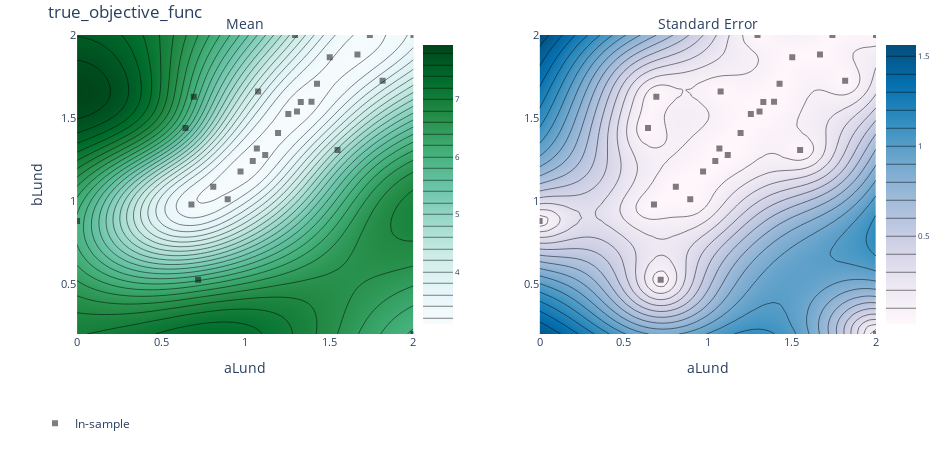

Write notebook code for a chart like this one.
### Code cell
import plotly.graph_objects as go

# fig = go.Figure()
# fig.add_trace(
render(ax_client.get_contour_plot())
# )


# fig.show()
# fig.write_image("images/Lund_a_b_countour.pdf")

### Figure 1 — Plotly figure (JSON) as saved in the notebook; plotly's stock layout.template omitted (floating-point values rounded to 4 significant figures; data arrays with more than 128 entries replaced by an {"elided": "..."} marker saying what was removed)
{"data": [{"autocolorscale": false, "autocontour": true, "colorbar": {"tickfont": {"size": 8}, "ticksuffix": "", "x": 0.45, "y": 0.5}, "colorscale": [[0, "rgb(247,252,253)"], [0.125, "rgb(229,245,249)"], [0.25, "rgb(204,236,230)"], [0.375, "rgb(153,216,201)"], [0.5, "rgb(102,194,164)"], [0.625, "rgb(65,174,118)"], [0.75, "rgb(35,139,69)"], [0.875, "rgb(0,109,44)"], [1, "rgb(0,68,27)"]], "contours": {"coloring": "heatmap", "end": 7.8, "size": 0.2, "start": 3.2}, "hoverinfo": "x+y+z", "ncontours": 25, "type": "contour", "x": [0, 0.04082, 0.08163, 0.1224, 0.1633, 0.2041, 0.2449, 0.2857, 0.3265, 0.3673, 0.4082, 0.449, 0.4898, 0.5306, 0.5714, 0.6122, 0.6531, 0.6939, 0.7347, 0.7755, 0.8163, 0.8571, 0.898, 0.9388, 0.9796, 1.02, 1.061, 1.102, 1.143, 1.184, 1.224, 1.265, 1.306, 1.347, 1.388, 1.429, 1.469, 1.51, 1.551, 1.592, 1.633, 1.673, 1.714, 1.755, 1.796, 1.837, 1.878, 1.918, 1.959, 2], "xaxis": "x", "y": [0.2, 0.2367, 0.2735, 0.3102, 0.3469, 0.3837, 0.4204, 0.4571, 0.4939, 0.5306, 0.5673, 0.6041, 0.6408, 0.6776, 0.7143, 0.751, 0.7878, 0.8245, 0.8612, 0.898, 0.9347, 0.9714, 1.008, 1.045, 1.082, 1.118, 1.155, 1.192, 1.229, 1.265, 1.302, 1.339, 1.376, 1.412, 1.449, 1.486, 1.522, 1.559, 1.596, 1.633, 1.669, 1.706, 1.743, 1.78, 1.816, 1.853, 1.89, 1.927, 1.963, 2], "yaxis": "y", "z": {"elided": "50x50 float values"}, "zauto": true, "zmax": 7.943, "zmin": -7.943}, {"autocolorscale": false, "autocontour": true, "colorbar": {"tickfont": {"size": 8}, "ticksuffix": "", "x": 1, "y": 0.5}, "colorscale": [[0, "rgb(255,247,251)"], [0.1429, "rgb(236,231,242)"], [0.2857, "rgb(208,209,230)"], [0.4286, "rgb(166,189,219)"], [0.5714, "rgb(116,169,207)"], [0.7143, "rgb(54,144,192)"], [0.8571, "rgb(5,112,176)"], [1, "rgb(3,78,123)"]], "contours": {"coloring": "heatmap", "end": 1.5, "size": 0.1, "start": 0.1}, "hoverinfo": "x+y+z", "ncontours": 25, "type": "contour", "x": [0, 0.04082, 0.08163, 0.1224, 0.1633, 0.2041, 0.2449, 0.2857, 0.3265, 0.3673, 0.4082, 0.449, 0.4898, 0.5306, 0.5714, 0.6122, 0.6531, 0.6939, 0.7347, 0.7755, 0.8163, 0.8571, 0.898, 0.9388, 0.9796, 1.02, 1.061, 1.102, 1.143, 1.184, 1.224, 1.265, 1.306, 1.347, 1.388, 1.429, 1.469, 1.51, 1.551, 1.592, 1.633, 1.673, 1.714, 1.755, 1.796, 1.837, 1.878, 1.918, 1.959, 2], "xaxis": "x2", "y": [0.2, 0.2367, 0.2735, 0.3102, 0.3469, 0.3837, 0.4204, 0.4571, 0.4939, 0.5306, 0.5673, 0.6041, 0.6408, 0.6776, 0.7143, 0.751, 0.7878, 0.8245, 0.8612, 0.898, 0.9347, 0.9714, 1.008, 1.045, 1.082, 1.118, 1.155, 1.192, 1.229, 1.265, 1.302, 1.339, 1.376, 1.412, 1.449, 1.486, 1.522, 1.559, 1.596, 1.633, 1.669, 1.706, 1.743, 1.78, 1.816, 1.853, 1.89, 1.927, 1.963, 2], "yaxis": "y2", "z": {"elided": "50x50 float values"}}, {"hoverinfo": "text", "legendgroup": "In-sample", "marker": {"color": "black", "opacity": 0.5, "symbol": 1}, "mode": "markers", "name": "In-sample", "text": ["Arm 0_0<br>true_objective_func: 3.23127 (SEM: None)<br>aLund: 0.68<br>bLund: 0.98", "Arm 1_0<br>true_objective_func: 3.2866 (SEM: None)<br>aLund: 0.895622<br>bLund: 1.01084", "Arm 2_0<br>true_objective_func: 4.63776 (SEM: None)<br>aLund: 1.5487<br>bLund: 1.30834", "Arm 3_0<br>true_objective_func: 3.97608 (SEM: None)<br>aLund: 1.07639<br>bLund: 1.66058", "Arm 4_0<br>true_objective_func: 6.24963 (SEM: None)<br>aLund: 0.694004<br>bLund: 1.62751", "Arm 5_0<br>true_objective_func: 5.6979 (SEM: None)<br>aLund: 0.644671<br>bLund: 1.43971", "Arm 6_0<br>true_objective_func: 6.36688 (SEM: None)<br>aLund: 0.719784<br>bLund: 0.526743", "Arm 7_0<br>true_objective_func: 3.22902 (SEM: None)<br>aLund: 1.5021<br>bLund: 1.86652", "Arm 8_0<br>true_objective_func: 3.47454 (SEM: None)<br>aLund: 2<br>bLund: 2", "Arm 9_0<br>true_objective_func: 3.76788 (SEM: None)<br>aLund: 1.81663<br>bLund: 1.72447", "Arm 10_0<br>true_objective_func: 4.26212 (SEM: None)<br>aLund: 1.29555<br>bLund: 2", "Arm 11_0<br>true_objective_func: 3.1494 (SEM: None)<br>aLund: 1.42662<br>bLund: 1.7069", "Arm 12_0<br>true_objective_func: 30.2273 (SEM: None)<br>aLund: 2<br>bLund: 0.2", "Arm 13_0<br>true_objective_func: 8.96115 (SEM: None)<br>aLund: 0<br>bLund: 0.880792", "Arm 14_0<br>true_objective_func: 3.14555 (SEM: None)<br>aLund: 1.74093<br>bLund: 2", "Arm 15_0<br>true_objective_func: 3.12915 (SEM: None)<br>aLund: 1.19497<br>bLund: 1.41047", "Arm 16_0<br>true_objective_func: 3.0953 (SEM: None)<br>aLund: 1.30757<br>bLund: 1.53904", "Arm 17_0<br>true_objective_func: 3.1664 (SEM: None)<br>aLund: 0.809911<br>bLund: 1.08654", "Arm 18_0<br>true_objective_func: 3.13777 (SEM: None)<br>aLund: 1.66693<br>bLund: 1.88239", "Arm 19_0<br>true_objective_func: 3.09762 (SEM: None)<br>aLund: 1.04462<br>bLund: 1.24167", "Arm 20_0<br>true_objective_func: 3.12821 (SEM: None)<br>aLund: 1.06884<br>bLund: 1.31664", "Arm 21_0<br>true_objective_func: 3.14324 (SEM: None)<br>aLund: 1.11865<br>bLund: 1.27828", "Arm 22_0<br>true_objective_func: 3.09283 (SEM: None)<br>aLund: 0.971911<br>bLund: 1.17766", "Arm 23_0<br>true_objective_func: 3.09976 (SEM: None)<br>aLund: 1.33019<br>bLund: 1.59654", "Arm 24_0<br>true_objective_func: 3.11933 (SEM: None)<br>aLund: 1.25605<br>bLund: 1.52406", "Arm 25_0<br>true_objective_func: 3.11905 (SEM: None)<br>aLund: 1.39367<br>bLund: 1.5978"], "type": "scatter", "x": [0.68, 0.8956, 1.549, 1.076, 0.694, 0.6447, 0.7198, 1.502, 2, 1.817, 1.296, 1.427, 2, 0, 1.741, 1.195, 1.308, 0.8099, 1.667, 1.045, 1.069, 1.119, 0.9719, 1.33, 1.256, 1.394], "xaxis": "x", "y": [0.98, 1.011, 1.308, 1.661, 1.628, 1.44, 0.5267, 1.867, 2, 1.724, 2, 1.707, 0.2, 0.8808, 2, 1.41, 1.539, 1.087, 1.882, 1.242, 1.317, 1.278, 1.178, 1.597, 1.524, 1.598], "yaxis": "y"}, {"hoverinfo": "text", "legendgroup": "In-sample", "marker": {"color": "black", "opacity": 0.5, "symbol": 1}, "mode": "markers", "name": "In-sample", "showlegend": false, "text": ["Arm 0_0<br>true_objective_func: 3.23127 (SEM: None)<br>aLund: 0.68<br>bLund: 0.98", "Arm 1_0<br>true_objective_func: 3.2866 (SEM: None)<br>aLund: 0.895622<br>bLund: 1.01084", "Arm 2_0<br>true_objective_func: 4.63776 (SEM: None)<br>aLund: 1.5487<br>bLund: 1.30834", "Arm 3_0<br>true_objective_func: 3.97608 (SEM: None)<br>aLund: 1.07639<br>bLund: 1.66058", "Arm 4_0<br>true_objective_func: 6.24963 (SEM: None)<br>aLund: 0.694004<br>bLund: 1.62751", "Arm 5_0<br>true_objective_func: 5.6979 (SEM: None)<br>aLund: 0.644671<br>bLund: 1.43971", "Arm 6_0<br>true_objective_func: 6.36688 (SEM: None)<br>aLund: 0.719784<br>bLund: 0.526743", "Arm 7_0<br>true_objective_func: 3.22902 (SEM: None)<br>aLund: 1.5021<br>bLund: 1.86652", "Arm 8_0<br>true_objective_func: 3.47454 (SEM: None)<br>aLund: 2<br>bLund: 2", "Arm 9_0<br>true_objective_func: 3.76788 (SEM: None)<br>aLund: 1.81663<br>bLund: 1.72447", "Arm 10_0<br>true_objective_func: 4.26212 (SEM: None)<br>aLund: 1.29555<br>bLund: 2", "Arm 11_0<br>true_objective_func: 3.1494 (SEM: None)<br>aLund: 1.42662<br>bLund: 1.7069", "Arm 12_0<br>true_objective_func: 30.2273 (SEM: None)<br>aLund: 2<br>bLund: 0.2", "Arm 13_0<br>true_objective_func: 8.96115 (SEM: None)<br>aLund: 0<br>bLund: 0.880792", "Arm 14_0<br>true_objective_func: 3.14555 (SEM: None)<br>aLund: 1.74093<br>bLund: 2", "Arm 15_0<br>true_objective_func: 3.12915 (SEM: None)<br>aLund: 1.19497<br>bLund: 1.41047", "Arm 16_0<br>true_objective_func: 3.0953 (SEM: None)<br>aLund: 1.30757<br>bLund: 1.53904", "Arm 17_0<br>true_objective_func: 3.1664 (SEM: None)<br>aLund: 0.809911<br>bLund: 1.08654", "Arm 18_0<br>true_objective_func: 3.13777 (SEM: None)<br>aLund: 1.66693<br>bLund: 1.88239", "Arm 19_0<br>true_objective_func: 3.09762 (SEM: None)<br>aLund: 1.04462<br>bLund: 1.24167", "Arm 20_0<br>true_objective_func: 3.12821 (SEM: None)<br>aLund: 1.06884<br>bLund: 1.31664", "Arm 21_0<br>true_objective_func: 3.14324 (SEM: None)<br>aLund: 1.11865<br>bLund: 1.27828", "Arm 22_0<br>true_objective_func: 3.09283 (SEM: None)<br>aLund: 0.971911<br>bLund: 1.17766", "Arm 23_0<br>true_objective_func: 3.09976 (SEM: None)<br>aLund: 1.33019<br>bLund: 1.59654", "Arm 24_0<br>true_objective_func: 3.11933 (SEM: None)<br>aLund: 1.25605<br>bLund: 1.52406", "Arm 25_0<br>true_objective_func: 3.11905 (SEM: None)<br>aLund: 1.39367<br>bLund: 1.5978"], "type": "scatter", "x": [0.68, 0.8956, 1.549, 1.076, 0.694, 0.6447, 0.7198, 1.502, 2, 1.817, 1.296, 1.427, 2, 0, 1.741, 1.195, 1.308, 0.8099, 1.667, 1.045, 1.069, 1.119, 0.9719, 1.33, 1.256, 1.394], "xaxis": "x2", "y": [0.98, 1.011, 1.308, 1.661, 1.628, 1.44, 0.5267, 1.867, 2, 1.724, 2, 1.707, 0.2, 0.8808, 2, 1.41, 1.539, 1.087, 1.882, 1.242, 1.317, 1.278, 1.178, 1.597, 1.524, 1.598], "yaxis": "y2"}], "layout": {"annotations": [{"font": {"size": 14}, "showarrow": false, "text": "Mean", "x": 0.25, "xanchor": "center", "xref": "paper", "y": 1, "yanchor": "bottom", "yref": "paper"}, {"font": {"size": 14}, "showarrow": false, "text": "Standard Error", "x": 0.8, "xanchor": "center", "xref": "paper", "y": 1, "yanchor": "bottom", "yref": "paper"}], "autosize": false, "height": 450, "hovermode": "closest", "legend": {"orientation": "h", "x": 0, "y": -0.25}, "margin": {"b": 100, "l": 35, "pad": 0, "r": 35, "t": 35}, "title": {"text": "true_objective_func"}, "width": 950, "xaxis": {"anchor": "y", "autorange": false, "domain": [0.05, 0.45], "exponentformat": "e", "range": [0, 2], "tickfont": {"size": 11}, "tickmode": "auto", "title": {"text": "aLund"}, "type": "linear"}, "xaxis2": {"anchor": "y2", "autorange": false, "domain": [0.6, 1], "exponentformat": "e", "range": [0, 2], "tickfont": {"size": 11}, "tickmode": "auto", "title": {"text": "aLund"}, "type": "linear"}, "yaxis": {"anchor": "x", "autorange": false, "domain": [0, 1], "exponentformat": "e", "range": [0.2, 2], "tickfont": {"size": 11}, "tickmode": "auto", "title": {"text": "bLund"}, "type": "linear"}, "yaxis2": {"anchor": "x2", "autorange": false, "domain": [0, 1], "exponentformat": "e", "range": [0.2, 2], "tickfont": {"size": 11}, "tickmode": "auto", "type": "linear"}}}
